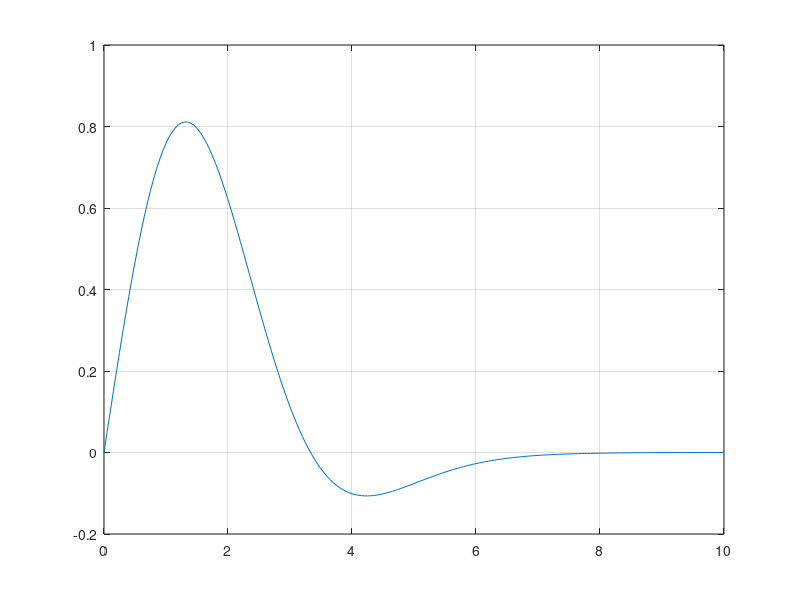

The MATLAB source for this figure:
%Essential MATLAB 5th Ed. 
%Chapter 3, exercise 3.7
%Maddie C. 4/10/2016
%
%Model the motion of a damped harmonic oscillator with spring coefficient,
%k=1
%
R=0:.01:2;  %define the damping coefficient, R
t=0:.05:10; %set the period of oscillation
k=1;        %define the spring constant
w0=sqrt(k); %k is the square of the natural frequency of undamped oscillation (omega naught)
w1=sqrt(w0^2-R.^2./4); %define the natural frequency of oscillation with damping (resistance to motion)
y=exp(-R.*t/2).*sin(w1.*t); %The small amplitude oscillation of a unit mass attached to a spring
plot(t,y), grid
